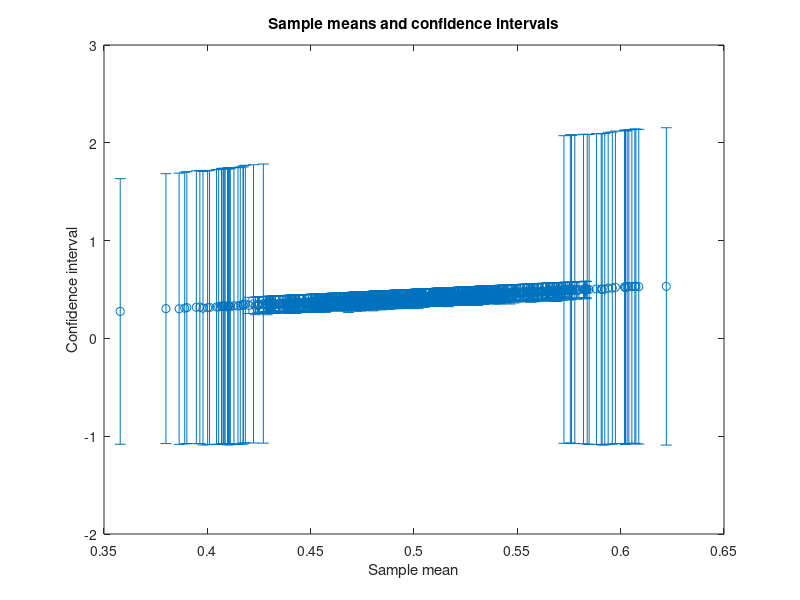
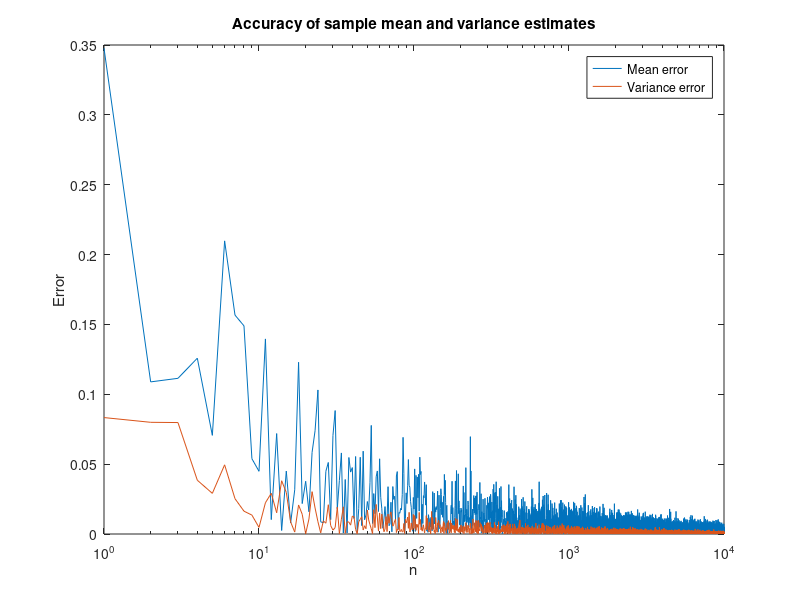
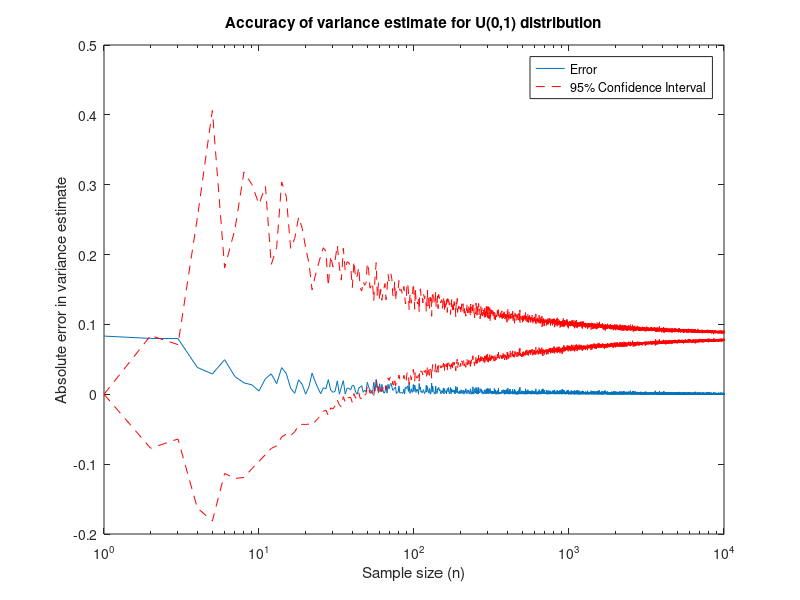
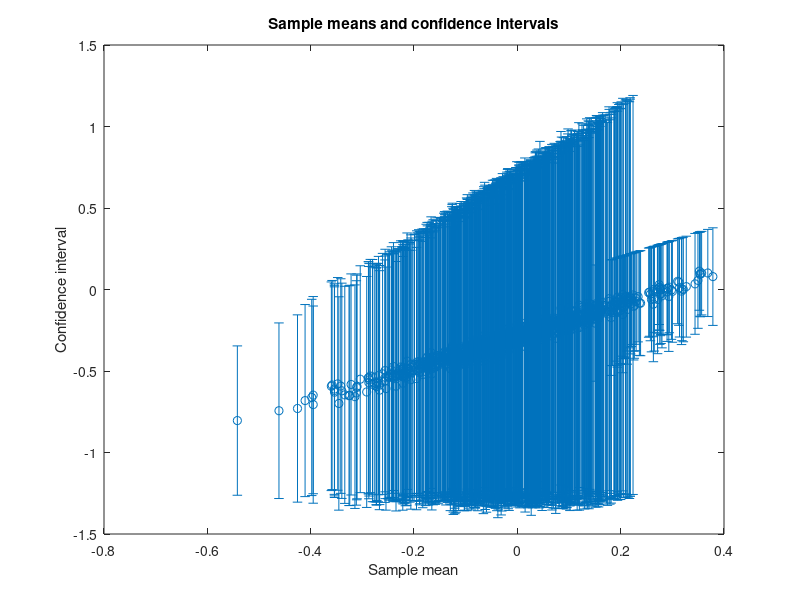

Source code (MATLAB) for these figures, in order:
%% Q2) 

clear all;
clc;

% a)

n = 48; 
rng('default');
rv = rand(1, n);

% b)

s_mean = mean(rv);
s_std = std(rv);
alpha = 0.05;
df = n - 1;
t_crit = tinv(1 - alpha / 2, df);
s_error = s_std / sqrt(n);
ci = s_mean + [-1 1] * t_crit * s_error;

fprintf('Sample Mean: %f\n', s_mean);
fprintf('Sample STD: %f\n', s_std);
fprintf('95%% Confidence Interval for Mean: [%f, %f]\n', ci(1), ci(2));

% c)

N = 1000;
res = zeros(N, 3);
for i = 1:N
    rv = rand(1, n);
    s_mean = mean(rv);
    s_std = std(rv);
    s_error = s_std / sqrt(n);
    ci = s_mean + [-1 1] * t_crit * s_error;
    true_mean = 0.5;
    contains_mean = (ci(1) <= true_mean) && (true_mean <= ci(2));
    res(i,:) = [s_mean, ci(1), ci(2)];
    if ~contains_mean
        res(i,3) = -1;
    end
end

sorted_res = sortrows(res, 2);
no_not_contain = sum(sorted_res(:, 3) == -1);
fprintf('No. of times the confidence interval does not contain the true value of the mean: %d out of %d\n', no_not_contain, N);

figure;
errorbar(sorted_res(:,1), sorted_res(:,2), sorted_res(:,3) - sorted_res(:,1), 'o');
xlabel('Sample mean');
ylabel('Confidence interval');
title('Sample means and confidence intervals');

%% Q4)

clear all;
clc;

% a)
n = 1000;
rv = rand(1, n);
s_mean = mean(rv);
s_var = var(rv);

fprintf('Sample mean: %f\n', s_mean);
fprintf('Sample variance: %f\n', s_var);

% b) General approach
n_max = 10000;
s_means = zeros(1, n_max);
s_vars = zeros(1, n_max);
mean_errors = zeros(1, n_max);
var_errors = zeros(1, n_max);

for i = 1:n_max
    rv = rand(1, i);
    s_means(i) = mean(rv);
    s_vars(i) = var(rv);
    mean_errors(i) = abs(s_means(i) - 0.5);
    var_errors(i) = abs(s_vars(i) - (1 / 12)); % (b - a)^2 / 12 
end

figure;
semilogx(1:n_max, mean_errors);
hold on;
semilogx(1:n_max, var_errors);
xlabel('n');
ylabel('Error');
title('Accuracy of sample mean and variance estimates');
legend('Mean error', 'Variance error');

% c) 
z = 1.96;
for i = 1:n_max
    ci(i,:) = [s_vars(i) - z * sqrt(s_vars(i) / i), s_vars(i) + z * sqrt(s_vars(i) / i)];
end

figure;
semilogx(1:n_max, var_errors);
hold on;
plot(1:n_max, ci(:,1), '--r');
plot(1:n_max, ci(:,2), '--r');
xlabel('Sample size (n)');
ylabel('Absolute error in variance estimate');
title('Accuracy of variance estimate for U(0,1) distribution');
legend('Error', '95% Confidence Interval');

% d)


%% Q5) For Q2

clear all;
clc;

% a)

n = 48; 
rng('default');
rv = randn(1, n);

% b)

s_mean = mean(rv);
s_std = std(rv);
alpha = 0.05;
df = n - 1;
t_crit = tinv(1 - alpha / 2, df);
s_error = s_std / sqrt(n);
ci = s_mean + [-1 1] * t_crit * s_error;

fprintf('Sample Mean: %f\n', s_mean);
fprintf('Sample STD: %f\n', s_std);
fprintf('95%% Confidence Interval for Mean: [%f, %f]\n', ci(1), ci(2));

% c)

N = 1000;
res = zeros(N, 3);
for i = 1:N
    rv = randn(1, n);
    s_mean = mean(rv);
    s_std = std(rv);
    s_error = s_std / sqrt(n);
    ci = s_mean + [-1 1] * t_crit * s_error;
    true_mean = 0.5;
    contains_mean = (ci(1) <= true_mean) && (true_mean <= ci(2));
    res(i,:) = [s_mean, ci(1), ci(2)];
    if ~contains_mean
        res(i,3) = -1;
    end
end

sorted_res = sortrows(res, 2);
no_not_contain = sum(sorted_res(:, 3) == -1);
fprintf('No. of times the confidence interval does not contain the true value of the mean: %d out of %d\n', no_not_contain, N);

figure;
errorbar(sorted_res(:,1), sorted_res(:,2), sorted_res(:,3) - sorted_res(:,1), 'o');
xlabel('Sample mean');
ylabel('Confidence interval');
title('Sample means and confidence intervals');

%% Q5) For Q4

clear all;
clc;

% a)
n = 1000;
rv = randn(1, n);
s_mean = mean(rv);
s_var = var(rv);

fprintf('Sample mean: %f\n', s_mean);
fprintf('Sample variance: %f\n', s_var);

% b) General approach
n_max = 10000;
s_means = zeros(1, n_max);
s_vars = zeros(1, n_max);
mean_errors = zeros(1, n_max);
var_errors = zeros(1, n_max);

for i = 1:n_max
    rv = randn(1, i);
    s_means(i) = mean(rv);
    s_vars(i) = var(rv);
    mean_errors(i) = abs(s_means(i) - 0.5);
    var_errors(i) = abs(s_vars(i) - (1 / 12)); % (b - a)^2 / 12 
end

figure;
semilogx(1:n_max, mean_errors);
hold on;
semilogx(1:n_max, var_errors);
xlabel('n');
ylabel('Error');
title('Accuracy of sample mean and variance estimates');
legend('Mean error', 'Variance error');

% c) 
z = 1.96;
for i = 1:n_max
    ci(i,:) = [s_vars(i) - z * sqrt(s_vars(i) / i), s_vars(i) + z * sqrt(s_vars(i) / i)];
end

figure;
semilogx(1:n_max, var_errors);
hold on;
plot(1:n_max, ci(:,1), '--r');
plot(1:n_max, ci(:,2), '--r');
xlabel('Sample size (n)');
ylabel('Absolute error in variance estimate');
title('Accuracy of variance estimate for U(0,1) distribution');
legend('Error', '95% Confidence Interval');

% d)